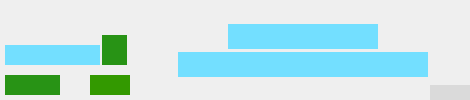
<?xml version="1.0" ?>
<ui version="4.0">
  <class>optics-R2-13-1-CoarseFineMotorShow</class>
  <widget class="QWidget" name="screen">
    <property name="geometry">
      <rect>
        <x>375</x>
        <y>268</y>
        <width>470</width>
        <height>100</height>
      </rect>
    </property>
    <property name="styleSheet">
      <string notr="true">QWidget#screen {
  color: rgb(0, 0, 0);
  background-color: rgb(218, 218, 218);
  }</string>
    </property>
    <property name="windowTitle">
      <string>optics-R2-13-1-CoarseFineMotorShow</string>
    </property>
    <widget class="QWidget" name="menu_4">
      <property name="geometry">
        <rect>
          <x>5</x>
          <y>45</y>
          <width>95</width>
          <height>20</height>
        </rect>
      </property>
      <property name="styleSheet">
        <string notr="true">QWidget#menu_4 {
  color: rgb(0, 0, 0);
  background-color: rgb(115, 223, 255);
  }</string>
      </property>
      <property name="toolTip">
        <string>TBA widget: menu_4</string>
      </property>
    </widget>
    <widget class="QWidget" name="text_124">
      <property name="geometry">
        <rect>
          <x>5</x>
          <y>25</y>
          <width>100</width>
          <height>20</height>
        </rect>
      </property>
      <property name="styleSheet">
        <string notr="true">QWidget#text_124 {
  color: rgb(0, 0, 0);
  }</string>
      </property>
      <property name="toolTip">
        <string>TBA widget: text_124</string>
      </property>
    </widget>
    <widget class="QWidget" name="rectangle_30">
      <property name="geometry">
        <rect>
          <x>0</x>
          <y>0</y>
          <width>130</width>
          <height>23</height>
        </rect>
      </property>
      <property name="styleSheet">
        <string notr="true">QWidget#rectangle_30 {
  color: rgb(255, 255, 255);
  }</string>
      </property>
      <property name="toolTip">
        <string>TBA widget: rectangle_30</string>
      </property>
    </widget>
    <widget class="QWidget" name="text_125">
      <property name="geometry">
        <rect>
          <x>0</x>
          <y>0</y>
          <width>130</width>
          <height>20</height>
        </rect>
      </property>
      <property name="styleSheet">
        <string notr="true">QWidget#text_125 {
  color: rgb(0, 0, 0);
  }</string>
      </property>
      <property name="toolTip">
        <string>TBA widget: text_125</string>
      </property>
    </widget>
    <widget class="QWidget" name="related_display_119">
      <property name="geometry">
        <rect>
          <x>102</x>
          <y>35</y>
          <width>25</width>
          <height>30</height>
        </rect>
      </property>
      <property name="styleSheet">
        <string notr="true">QWidget#related_display_119 {
  color: rgb(255, 255, 255);
  background-color: rgb(40, 147, 21);
  }</string>
      </property>
      <property name="toolTip">
        <string>TBA widget: related_display_119</string>
      </property>
    </widget>
    <widget class="QWidget" name="indicator">
      <property name="geometry">
        <rect>
          <x>178</x>
          <y>52</y>
          <width>250</width>
          <height>25</height>
        </rect>
      </property>
      <property name="styleSheet">
        <string notr="true">QWidget#indicator {
  color: rgb(0, 0, 0);
  background-color: rgb(115, 223, 255);
  }</string>
      </property>
      <property name="toolTip">
        <string>TBA widget: indicator</string>
      </property>
    </widget>
    <widget class="QWidget" name="indicator_1">
      <property name="geometry">
        <rect>
          <x>228</x>
          <y>24</y>
          <width>150</width>
          <height>25</height>
        </rect>
      </property>
      <property name="styleSheet">
        <string notr="true">QWidget#indicator_1 {
  color: rgb(0, 0, 0);
  background-color: rgb(115, 223, 255);
  }</string>
      </property>
      <property name="toolTip">
        <string>TBA widget: indicator_1</string>
      </property>
    </widget>
    <widget class="QWidget" name="text_126">
      <property name="geometry">
        <rect>
          <x>213</x>
          <y>27</y>
          <width>10</width>
          <height>20</height>
        </rect>
      </property>
      <property name="styleSheet">
        <string notr="true">QWidget#text_126 {
  color: rgb(0, 0, 0);
  }</string>
      </property>
      <property name="toolTip">
        <string>TBA widget: text_126</string>
      </property>
    </widget>
    <widget class="QWidget" name="text_127">
      <property name="geometry">
        <rect>
          <x>163</x>
          <y>57</y>
          <width>10</width>
          <height>20</height>
        </rect>
      </property>
      <property name="styleSheet">
        <string notr="true">QWidget#text_127 {
  color: rgb(0, 0, 0);
  }</string>
      </property>
      <property name="toolTip">
        <string>TBA widget: text_127</string>
      </property>
    </widget>
    <widget class="QWidget" name="related_display_120">
      <property name="geometry">
        <rect>
          <x>430</x>
          <y>85</y>
          <width>40</width>
          <height>15</height>
        </rect>
      </property>
      <property name="styleSheet">
        <string notr="true">QWidget#related_display_120 {
  color: rgb(105, 105, 105);
  background-color: rgb(218, 218, 218);
  }</string>
      </property>
      <property name="toolTip">
        <string>TBA widget: related_display_120</string>
      </property>
    </widget>
    <widget class="QWidget" name="related_display_121">
      <property name="geometry">
        <rect>
          <x>5</x>
          <y>75</y>
          <width>55</width>
          <height>20</height>
        </rect>
      </property>
      <property name="styleSheet">
        <string notr="true">QWidget#related_display_121 {
  color: rgb(255, 255, 255);
  background-color: rgb(40, 147, 21);
  }</string>
      </property>
      <property name="toolTip">
        <string>TBA widget: related_display_121</string>
      </property>
    </widget>
    <widget class="QWidget" name="related_display_122">
      <property name="geometry">
        <rect>
          <x>90</x>
          <y>75</y>
          <width>40</width>
          <height>20</height>
        </rect>
      </property>
      <property name="styleSheet">
        <string notr="true">QWidget#related_display_122 {
  color: rgb(255, 255, 255);
  background-color: rgb(51, 153, 0);
  }</string>
      </property>
      <property name="toolTip">
        <string>TBA widget: related_display_122</string>
      </property>
    </widget>
  </widget>
  <customwidgets>
    <customwidget>
      <class>PyDMLineEdit</class>
      <extends>QLineEdit</extends>
      <header>pydm.widgets.line_edit</header>
    </customwidget>
    <customwidget>
      <class>PyDMLabel</class>
      <extends>QLabel</extends>
      <header>pydm.widgets.label</header>
    </customwidget>
    <customwidget>
      <class>PyDMEmbeddedDisplay</class>
      <extends>QFrame</extends>
      <header>pydm.widgets.embedded_display</header>
    </customwidget>
    <customwidget>
      <class>PyDMRelatedDisplayButton</class>
      <extends>QPushButton</extends>
      <header>pydm.widgets.related_display_button</header>
    </customwidget>
  </customwidgets>
</ui>
